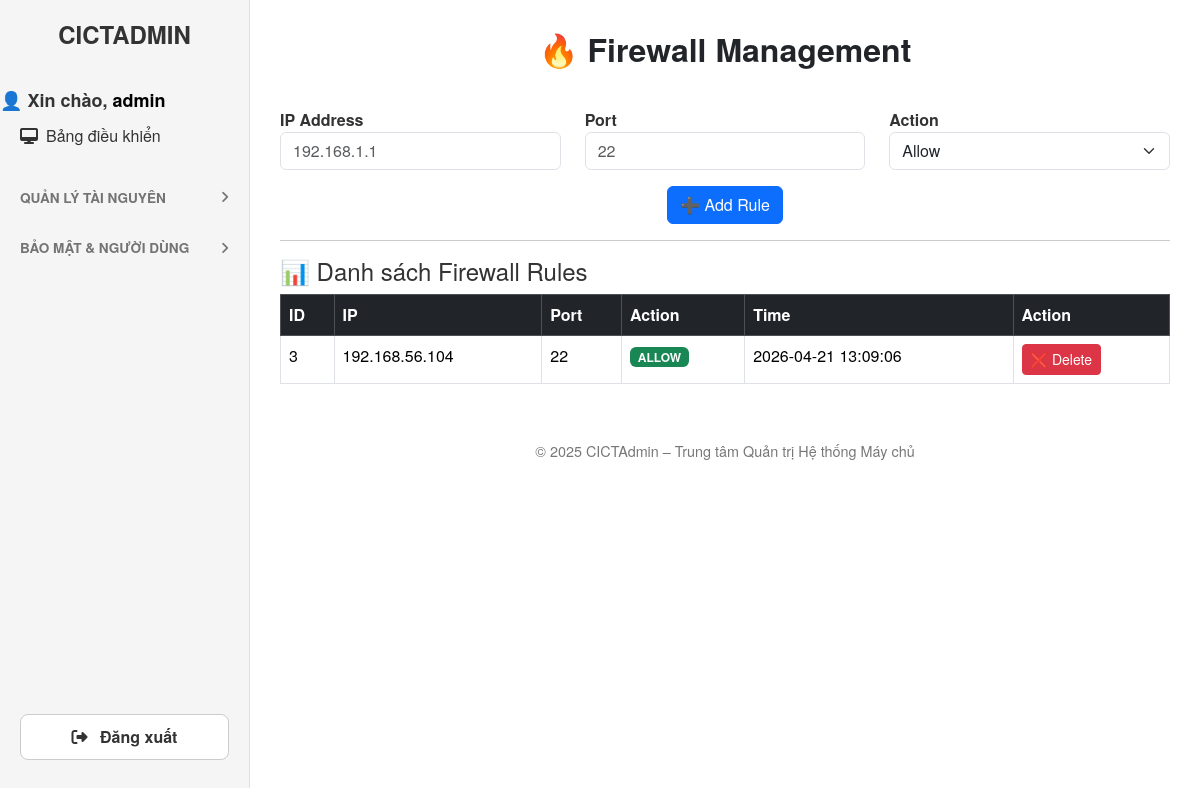
Page /firewall (signed in) on the committed database.
### tables this page shows
CREATE TABLE firewall_rules (
        id INTEGER PRIMARY KEY AUTOINCREMENT,
        ip TEXT NOT NULL,
        port INTEGER NOT NULL,
        action TEXT NOT NULL,
        created_at DATETIME DEFAULT CURRENT_TIMESTAMP
    );

### app.py (the view, shortened to what this page needs)
@app.route("/firewall", methods=["GET", "POST"])
@admin_required
def firewall():
    db = get_db()
    rules = db.execute("SELECT * FROM firewall_rules").fetchall()
    return render_template("firewall.html", rules=rules, active="firewall")

### app.py (called while the page is built)
@app.context_processor
def inject_user():
    return dict(current_user=session.get("user"))

def get_db():
    db = getattr(g, "_database", None)
    if db is None:
        db = g._database = sqlite3.connect(DATABASE, detect_types=sqlite3.PARSE_DECLTYPES)
        db.row_factory = sqlite3.Row
    return db

@app.teardown_appcontext
def close_connection(exception):
    db = getattr(g, "_database", None)
    if db:
        db.close()

def admin_required(f):
    @wraps(f)
    def decorated_function(*args, **kwargs):
        if "logged_in" not in session or session.get("role") != "admin":
            flash("Bạn không có quyền truy cập trang này!", "danger")
            return redirect(url_for("dashboard"))
        return f(*args, **kwargs)
    return decorated_function

### templates/firewall.html (shortened to what this page needs)
{% extends "base.html" %}
{% block content %}
<div class="row">
    <div class="col-12">
        <h2 class="fw-bold mb-4 text-center text-dark">
            🔥 Firewall Management
        </h2>
    </div>
</div>
<form method="POST" class="mt-3">
    <div class="row mb-3">
        <div class="col-md-4">
            <label class="fw-bold">IP Address</label>
            <input type="text" name="ip" class="form-control" placeholder="192.168.1.1" required>
        </div>
        <div class="col-md-4">
            <label class="fw-bold">Port</label>
            <input type="number" name="port" class="form-control" placeholder="22" required>
        </div>
        <div class="col-md-4">
            <label class="fw-bold">Action</label>
            <select name="action" class="form-select">
                <option value="allow">Allow</option>
            </select>
        </div>
    </div>
    <div class="mb-3 text-center">
        <button type="submit" class="btn btn-primary">
            ➕ Add Rule
        </button>
    </div>
</form>
<hr>
<h4>📊 Danh sách Firewall Rules</h4>
<div class="table-responsive">
    <table class="table table-bordered table-hover">
        <thead class="table-dark">
            <tr>
                <th>ID</th>
                <th>IP</th>
                <th>Port</th>
                <th>Action</th>
                <th>Time</th>
                <th>Action</th>
            </tr>
        </thead>
        <tbody>
            {% for r in rules %}
            <tr>
                <td>{{ r.id }}</td>
                <td>{{ r.ip }}</td>
                <td>{{ r.port }}</td>
                <td>
                    {% if r.action == "allow" %}
                        <span class="badge bg-success">ALLOW</span>
                    {% else %}
                        <span class="badge bg-danger">DENY</span>
                    {% endif %}
                </td>
                <td>{{ r.created_at }}</td>
                <td>
                    <form method="POST" action="{{ url_for('delete_firewall', rule_id=r.id) }}">
                        <button class="btn btn-danger btn-sm">
                            ❌ Delete
                        </button>
                    </form>
                </td>
            </tr>
            {% endfor %}
        </tbody>
    </table>
</div>
{% endblock %}

### templates/base.html (style rules this page uses)
body { background-color: #ffffff; font-family: 'Helvetica Neue', Helvetica, Arial, sans-serif; margin: 0; display: flex; min-height: 100vh; }

### rows in the picture
firewall_rules: id "3", ip "192.168.56.104", port "22", action "ALLOW", created_at "2026-04-21 13:09:06"

### other values in the picture
{{ current_user }} "admin"
